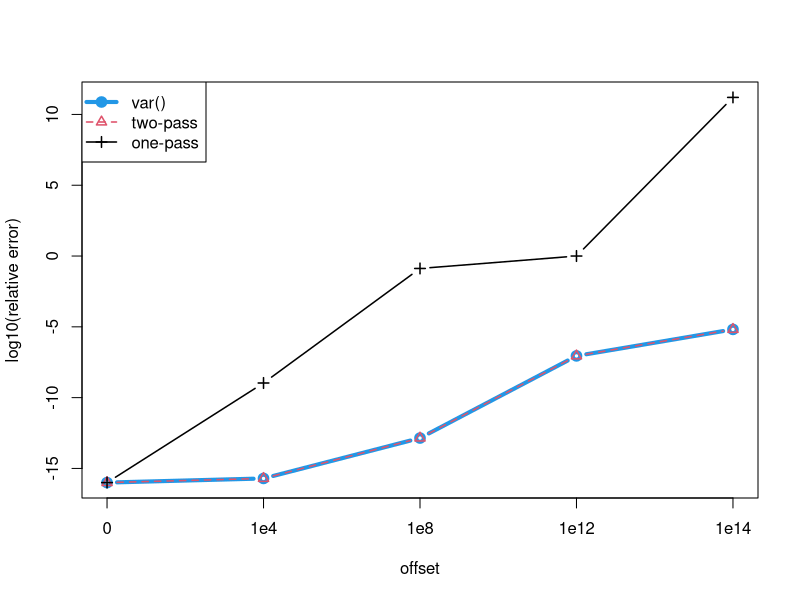

The R script that drew this image:
## ---- chunk 1
# Set seed to '1' and generate random sample
set.seed(1)

# Generate random sample 'z' with mean '0' and standard deviation '3'
z <- rnorm(100000, mean = 0, sd = 3) 

# Define offsets to be added to the random sample
offsets <- c(0, 1e4, 1e8, 1e12, 1e14)
## ---- chunk 2

# Define two-pass algorithm for sample variance
two_pass_variance <- function(data) {
  n <- length(data)
  sum((data - mean(data))^2) / (n - 1)
}

# Define one-pass formula for sample variance
one_pass_variance <- function(data) {
  n <- length(data)
  (sum(data^2) - sum(data)^2 / n) / (n - 1)
}
## ---- chunk 3

# Create a data frame to store results for each offset
Data_Frame <- data.frame (
  offsets = offsets,
  var = NA,
  two_pass_algorithm = NA,
  one_pass_formula = NA
)

# Loop over each offset and compute variances using different methods
for (i in seq_along(offsets)) {
    x <- offsets[i] + z  # Add offset to the random sample
    Data_Frame$var[i] <- var(x)
    Data_Frame$two_pass_algorithm[i] <- two_pass_variance(x)
    Data_Frame$one_pass_formula[i] <- one_pass_variance(x)
}

print(Data_Frame, digits = 10)
## ---- chunk 4
var_z <- var(z)

# Compute absolute errors for each method compared to var(z)
Data_Frame$abs_err_var <- abs(Data_Frame$var - var_z)
Data_Frame$abs_err_two <- abs(Data_Frame$two_pass_algorithm - var_z)
Data_Frame$abs_err_one <- abs(Data_Frame$one_pass_formula - var_z)

# Compute relative errors
Data_Frame$rel_err_var <- Data_Frame$abs_err_var / var_z
Data_Frame$rel_err_two <- Data_Frame$abs_err_two / var_z
Data_Frame$rel_err_one <- Data_Frame$abs_err_one / var_z

print(Data_Frame[c("offsets", "rel_err_var", "rel_err_two", "rel_err_one")], digits = 3)
## ---- chunk 5

# Define function to compute log10 of relative errors with a lower bound
err <- function(e) log10(pmax(e, 1e-16))

# Plot relative errors on a log-log scale
matplot(1:5,
        cbind(err(Data_Frame$rel_err_var),
              err(Data_Frame$rel_err_two),
              err(Data_Frame$rel_err_one)),
        type = "b", pch = c(1, 2, 3), col = c(4, 2, 1),
        lty = c(1, 2, 1), lwd = c(4, 1.5, 1.5), xaxt = "n",
        xlab = "offset", ylab = "log10(relative error)")
axis(1, at = 1:5, labels = c("0", "1e4", "1e8", "1e12", "1e14"))
legend("topleft", c("var()", "two-pass", "one-pass"),
       pch = c(1, 2, 3), col = c(4, 2, 1),
       lty = c(1, 2, 1), lwd = c(4, 1.5, 1.5))
